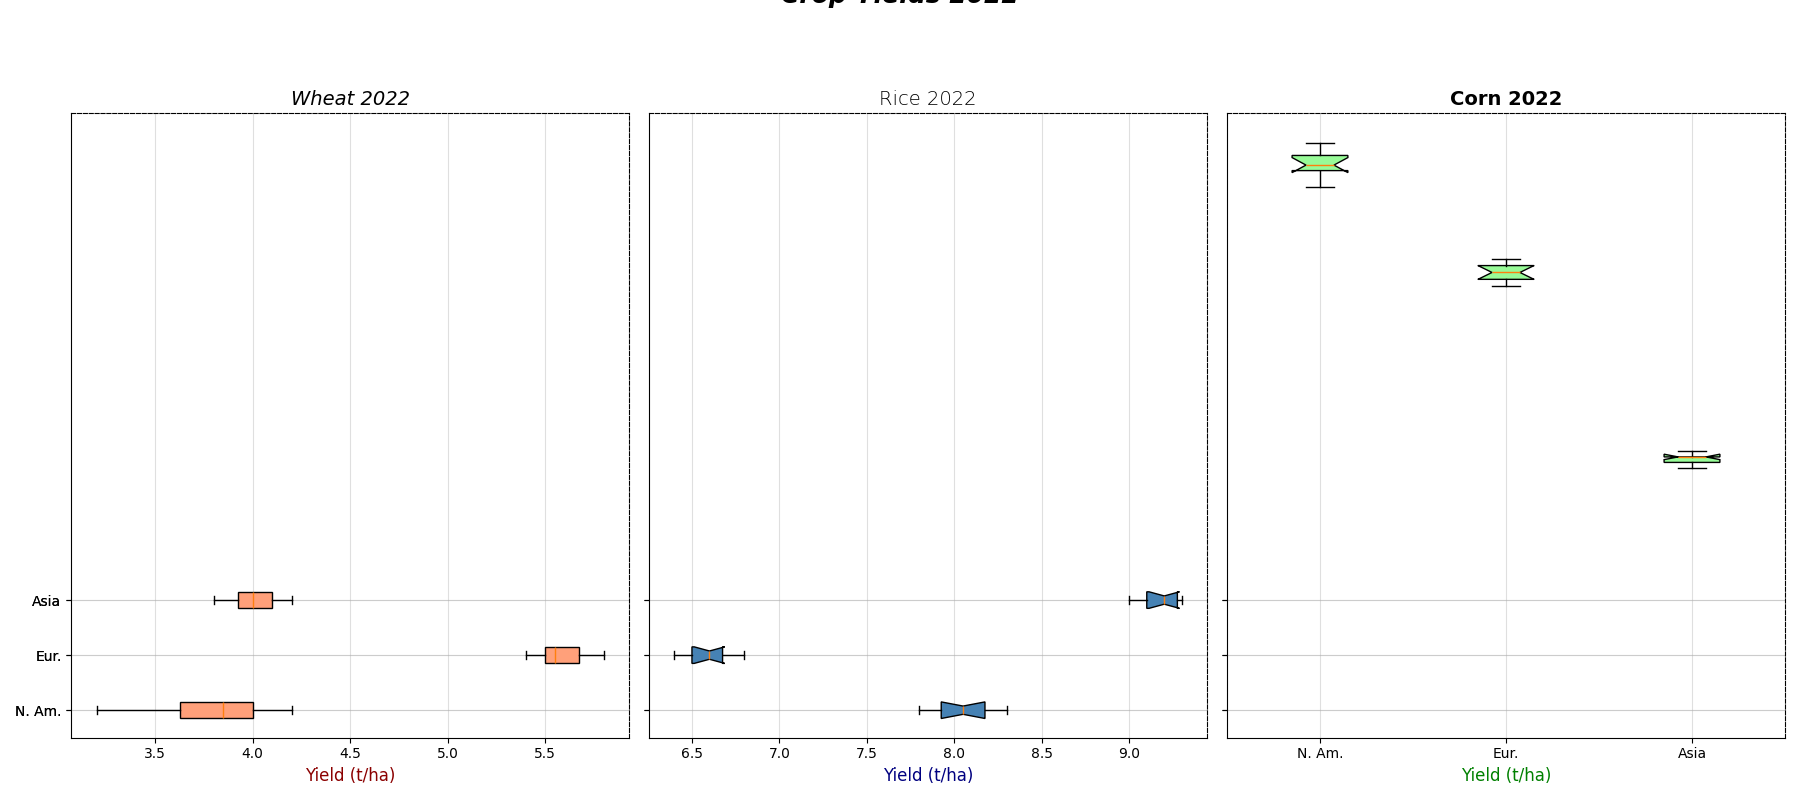

Generate this figure with Python:
import matplotlib.pyplot as plt
import numpy as np

regions = ['N. Am.', 'Eur.', 'Asia']

wheat_na = [3.2, 3.5, 3.6, 4.0, 4.2, 3.9, 4.1, 3.8, 4.0, 3.7]
corn_na = [10.5, 11.0, 11.2, 10.8, 10.9, 11.1, 10.7, 10.8, 11.3, 10.9]
rice_na = [7.8, 8.0, 7.9, 8.2, 8.3, 8.1, 8.0, 7.8, 8.2, 8.1]

wheat_eu = [5.5, 5.4, 5.6, 5.7, 5.8, 5.5, 5.6, 5.4, 5.7, 5.5]
corn_eu = [9.0, 8.8, 8.9, 9.2, 9.1, 8.7, 9.0, 9.1, 8.8, 8.9]
rice_eu = [6.5, 6.6, 6.7, 6.5, 6.8, 6.4, 6.6, 6.5, 6.6, 6.7]

wheat_as = [3.8, 3.9, 4.0, 4.1, 4.2, 4.0, 4.1, 3.9, 4.0, 4.1]
corn_as = [5.5, 5.6, 5.7, 5.6, 5.5, 5.7, 5.6, 5.5, 5.4, 5.6]
rice_as = [9.2, 9.3, 9.1, 9.2, 9.3, 9.1, 9.2, 9.0, 9.3, 9.1]

data_wheat = [wheat_na, wheat_eu, wheat_as]
data_corn = [corn_na, corn_eu, corn_as]
data_rice = [rice_na, rice_eu, rice_as]

fig, axes = plt.subplots(1, 3, figsize=(18, 8), sharey=True)

axes[0].set_title('Wheat 2022', fontsize=14, fontstyle='italic')
axes[1].set_title('Rice 2022', fontsize=14, fontweight='light')
axes[2].set_title('Corn 2022', fontsize=14, fontweight='bold')

box_wheat = axes[0].boxplot(data_wheat, vert=False, patch_artist=True, labels=regions, notch=False)
for patch in box_wheat['boxes']:
    patch.set_facecolor('#FFA07A')  # New color: Light Salmon
axes[0].set_xlabel('Yield (t/ha)', fontsize=12, color='darkred')

box_rice = axes[1].boxplot(data_rice, vert=False, patch_artist=True, labels=regions, notch=True)
for patch in box_rice['boxes']:
    patch.set_facecolor('#4682B4')  # New color: Steel Blue
axes[1].set_xlabel('Yield (t/ha)', fontsize=12, color='navy')

box_corn = axes[2].boxplot(data_corn, vert=True, patch_artist=True, labels=regions, notch=True, boxprops=dict(linestyle='-'))
for patch in box_corn['boxes']:
    patch.set_facecolor('#98FB98')  # New color: Pale Green
axes[2].set_xlabel('Yield (t/ha)', fontsize=12, color='green')

for ax in axes:
    ax.grid(True, linestyle='-', linewidth=0.8, alpha=0.4)
    ax.set_axisbelow(True)
    ax.spines['top'].set_linestyle('--')
    ax.spines['right'].set_linestyle('--')

fig.suptitle('Crop Yields 2022', fontsize=18, fontweight='heavy', style='italic', y=1.02)
plt.tight_layout(rect=[0, 0, 1, 0.955])
plt.show()
